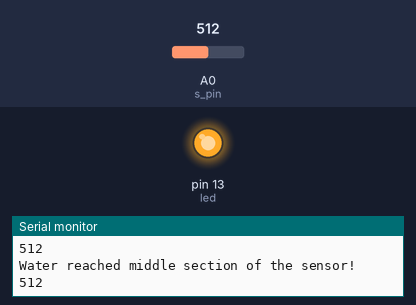
Bench run of a sketch on a simulated Arduino Uno, built with avr-gcc and run on an emulated ATmega328P. On the bench: output pins drawn as LEDs (lit = HIGH), the last lines printed to the serial monitor. The inputs (shaded band) are chosen by the test bench; at power-on: A0 (s_pin) = 512.

Above: at 1.2 s.
1.3 s: A0 (s_pin) set to 12
2.9 s: A0 (s_pin) set to 9
At 3.7 s:
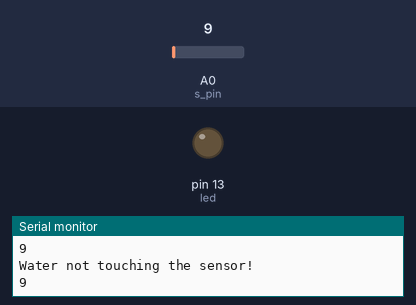
4.4 s: A0 (s_pin) set to 122
At 5.2 s:
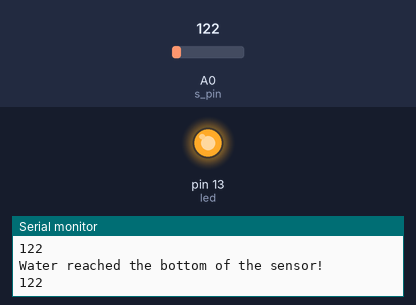
5.9 s: A0 (s_pin) set to 0
At 6.7 s:
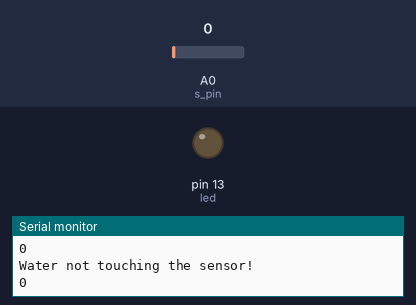
Timing chart, 0 to 8.4 s (numbered marks = the images above; inputs shaded):
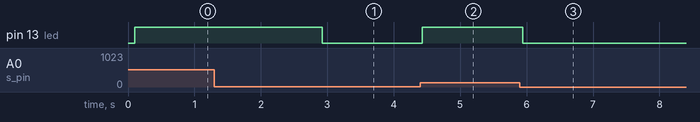

Measured:
- the behaviour switches between 11 and 10 on A0 (s_pin) (found by bisection; images 0 and 1)
- after the input at 2.9 s, pin 13 (led): HIGH → LOW at once
- after the input at 4.4 s, pin 13 (led): LOW → HIGH at once
- after the input at 5.9 s, pin 13 (led): HIGH → LOW at once

The sketch:

Water_Sensor.ino
```cpp
//Define pins
const int s_pin = A0; //S pin on water sensor connected to AO pin on Arduino board
const int led = 13; //LED connected to pin 13 on the Arduino board

void setup()
{
  Serial.begin(9600);   //Begin serial communication
  pinMode(s_pin, INPUT);   //set s_pin as input
  pinMode(led, OUTPUT);   //ser led as output
}

void loop()
{
  Serial.println(analogRead(s_pin)); //send s_pin reading to serial monitor
  delay(100);  //delay 100 ms

  int value = analogRead(s_pin); //Read data from analog pin and store it to value variable
  if (value > 10 && value <= 400 ){
    Serial.println("Water reached the bottom of the sensor!");
    digitalWrite(led, HIGH);
  }
  else if (value > 400 && value <= 650 ){
    Serial.println("Water reached middle section of the sensor!");
    digitalWrite(led, HIGH);
  }
  else if (value > 650 ){
    Serial.println("Water reached top section of the sensor!");
    digitalWrite(led, HIGH);
  }
  else {
    Serial.println("Water not touching the sensor!");
    analogWrite(led, LOW);
  }
}
```
